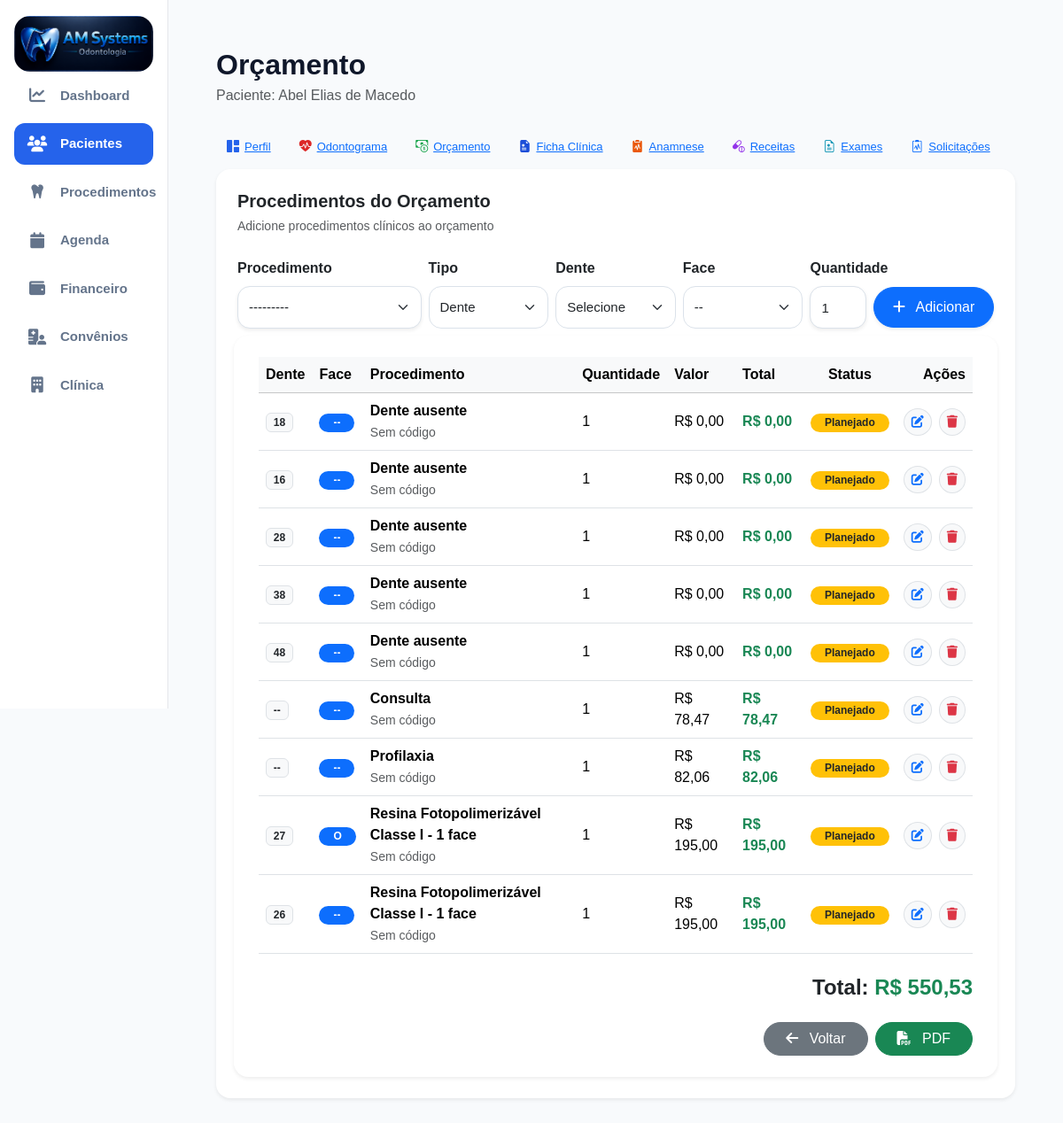
The page /pacientes/8/orcamento/ (signed in) on the database as committed earlier.
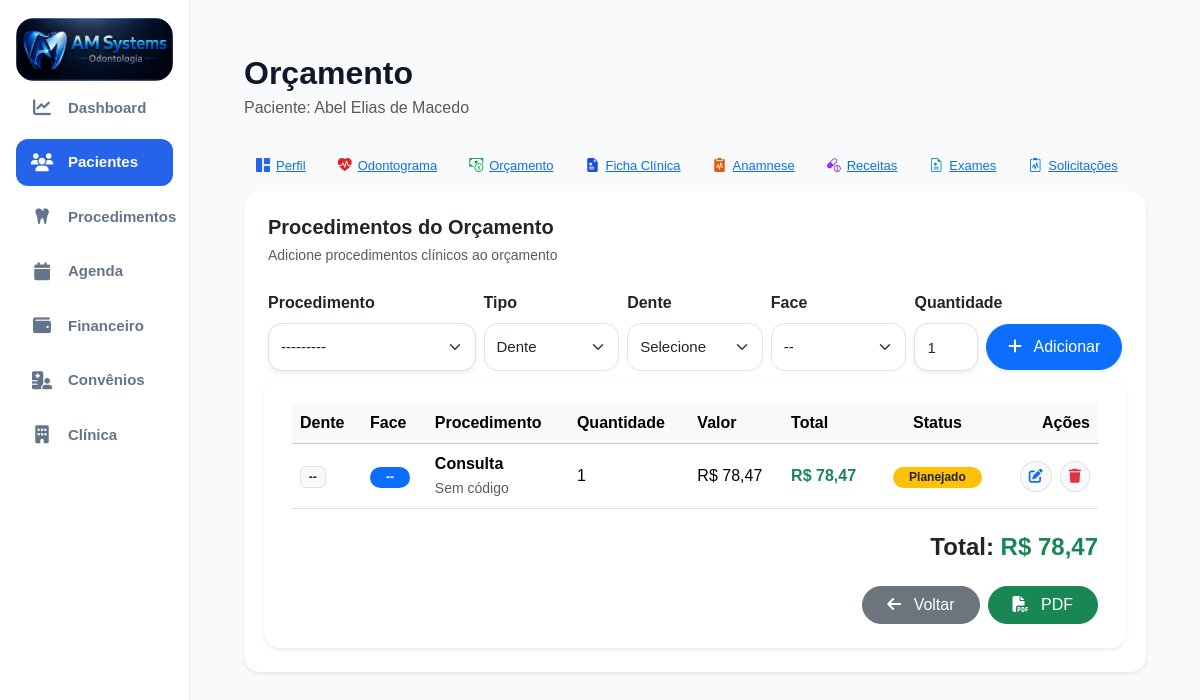
The same page on the database as committed later.
### accounts/models.py (models this page shows, shortened)
class ItemOrcamento(models.Model):
    STATUS_CHOICES = (
        ('existente', 'Existente'),
        ('planejado', 'Planejado'),
        ('andamento', 'Em Andamento'),
        ('realizado', 'Realizado'),
        ('cancelado', 'Cancelado'),
    )
    orcamento = models.ForeignKey(
        Orcamento,
        on_delete=models.CASCADE,
        related_name='itens'
    )
    procedimento = models.ForeignKey(
        Procedimento,
        on_delete=models.SET_NULL,
        null=True
    )
    tipo_local = models.CharField(
        max_length=20,
        choices=TIPO_LOCAL,
        default='dente'
    )
    dente = models.CharField(
        max_length=10,
        blank=True,
        null=True
    )
    face = models.CharField(
        max_length=10,
        blank=True,
        null=True
    )
    hemi_arcada = models.CharField(
        max_length=20,
        choices=HEMI_CHOICES,
        blank=True,
        null=True
    )
    quantidade = models.IntegerField(
        default=1
    )
    valor_unitario = models.DecimalField(
        max_digits=10,
        decimal_places=2,
        default=0
    )
    status = models.CharField(
        max_length=20,
        choices=STATUS_CHOICES,
        default='planejado'
    )
    @property
    def total(self):
        return self.quantidade * self.valor_unitario

class Procedimento(models.Model):
    CATEGORIAS = [
        ('diagnostico', 'Diagnóstico'),
        ('dentistica', 'Dentística'),
        ('endodontia', 'Endodontia'),
        ('periodontia', 'Periodontia'),
        ('cirurgia', 'Cirurgia'),
        ('protese', 'Prótese'),
        ('implantodontia', 'Implantodontia'),
        ('ortodontia', 'Ortodontia'),
        ('geral', 'Geral')
    ]
    TIPOS = [
        ('dente', 'Por Dente'),
        ('hemiarcada', 'Hemi-Arcada'),
        ('geral', 'Geral'),
        ('cirurgia', 'Cirurgia')
    ]
    POSICOES = [
        ('coroa', 'Coroa'),
        ('raiz', 'Raiz'),
        ('oclusal', 'Oclusal'),
        ('vestibular', 'Vestibular'),
        ('lingual', 'Lingual'),
        ('centro', 'Centro')
    ]
    STATUS = [
        ('realizar', 'A Realizar'),
        ('andamento', 'Em Andamento'),
        ('realizado', 'Realizado'),
        ('cancelado', 'Cancelado'),
        ('reavaliar', 'Reavaliar')
    ]
    nome = models.CharField(
        max_length=255
    )
    categoria = models.CharField(
        max_length=100,
        choices=CATEGORIAS,
        default='geral'
    )
    tipo = models.CharField(
        max_length=50,
        choices=TIPOS,
        default='dente'
    )
    status = models.CharField(
        max_length=30,
        choices=STATUS,
        default='realizar'
    )
    icone = models.CharField(
        max_length=100,
        blank=True,
        null=True
    )
    arquivo_icone = models.CharField(
        max_length=255,
        blank=True,
        null=True
    )
    posicao_icone = models.CharField(
        max_length=30,
        choices=POSICOES,
        default='centro'
    )
    valor_particular = models.DecimalField(
        max_digits=10,
        decimal_places=2,
        default=0
    )
    valor_convenio = models.DecimalField(
        max_digits=10,
        decimal_places=2,
        default=0
    )
    tempo_estimado = models.IntegerField(
        default=60,
        help_text='Tempo em minutos'
    )
    custo_clinico = models.DecimalField(
        max_digits=10,
        decimal_places=2,
        default=0
    )
    ativo = models.BooleanField(
        default=True
    )
    ordem = models.IntegerField(
        default=0
    )
    criado_em = models.DateTimeField(
        auto_now_add=True
    )
    class Meta:
        ordering = ['categoria', 'ordem', 'nome']
        verbose_name = 'Procedimento'
        verbose_name_plural = 'Procedimentos'
    def __str__(self):
        return self.nome

class Orcamento(models.Model):
    paciente = models.ForeignKey(
        Paciente,
        on_delete=models.CASCADE,
        related_name='orcamentos'
    )
    STATUS_CHOICES = (
        ('rascunho', 'Rascunho'),
        ('aprovado', 'Aprovado'),
        ('finalizado', 'Finalizado'),
        ('cancelado', 'Cancelado'),
    )
    status = models.CharField(
        max_length=20,
        choices=STATUS_CHOICES,
        default='rascunho'
    )
    desconto = models.DecimalField(
        max_digits=10,
        decimal_places=2,
        default=0
    )
    observacoes = models.TextField(
        blank=True,
        null=True
    )
    criado_em = models.DateTimeField(
        auto_now_add=True
    )
    @property
    def total(self):
        total = sum(
            item.total
            for item in self.itens.all()
        )
        return total - self.desconto

### accounts/views.py (the view)
@login_required(login_url='/')
def orcamento(request, id):
    paciente = get_object_or_404(
        Paciente,
        id=id
    )
    orcamento, created = Orcamento.objects.get_or_create(
        paciente=paciente
    )
    if request.method == 'POST':
        item_form = ItemOrcamentoForm(request.POST)
        if item_form.is_valid():
            item = item_form.save(commit=False)
            item.orcamento = orcamento
            item.dente = request.POST.get('dente')
            item.face = request.POST.get('face')
            item.status = 'planejado'
            item.valor_unitario = item.procedimento.valor_particular
            item.save()
            return redirect(
                'orcamento',
                id=paciente.id
            )
    else:
        item_form = ItemOrcamentoForm()
    context = {
        'paciente': paciente,
        'orcamento': orcamento,
        'item_form': item_form,
    }
    return render(
        request,
        'accounts/orcamento.html',
        context
    )

### accounts/forms.py
class ItemOrcamentoForm(forms.ModelForm):
    class Meta:
        model = ItemOrcamento
        fields = [
            'procedimento',
            'quantidade'
        ]
        widgets = {
            'procedimento': forms.Select(
                attrs={
                    'class': 'form-select rounded-3 shadow-sm'
                }
            ),
            'quantidade': forms.NumberInput(
                attrs={
                    'class': 'form-control rounded-3 shadow-sm',
                    'min': 1
                }
            )
        }

### accounts/templates/accounts/orcamento.html (shortened to what the changed rows need)
{% extends 'accounts/base.html' %}
{% block content %}
<div class="container-fluid p-4">
    <div class="d-flex justify-content-between align-items-center mb-4">
        <div>
            <h2 class="fw-bold mb-1">
                Orçamento
            </h2>
        </div>
    </div>
    <div class="card border-0 shadow-sm rounded-4 mb-4">
        <div class="card-body p-4">
            <form method="POST">
                <div class="row g-2 align-items-end">
                    <div class="card border-0 shadow-sm rounded-4">
                        <div class="card-body p-4">
                            <table class="table align-middle">
                                <thead class="table-light">
                                    <tr>
                                        <th>
                                            Dente
                                        </th>
                                        <th>
                                            Face
                                        </th>
                                        <th>
                                            Procedimento
                                        </th>
                                        <th>
                                            Quantidade
                                        </th>
                                        <th>
                                            Valor
                                        </th>
                                        <th>
                                            Total
                                        </th>
                                        <th class="text-center">
                                            Status
                                        </th>
                                        <th class="text-end">
                                            Ações
                                        </th>
                                    </tr>
                                </thead>
                                <tbody>
                                    {% for item in orcamento.itens.all %}
                                    <tr>
                                        <td>
                                            <span class="badge bg-light text-dark border">
                                                {{ item.dente|default:"--" }}
                                            </span>
                                        </td>
                                        <td>
                                            <span class="badge bg-primary rounded-pill px-3">
                                                {{ item.face|default:"--" }}
                                            </span>
                                        </td>
                                        <td>
                                            <div class="fw-semibold">
                                                {{ item.procedimento.nome }}
                                            </div>
                                            <small class="text-muted">
                                                {{ item.procedimento.codigo|default:"Sem código" }}
                                            </small>
                                        </td>
                                        <td>
                                            {{ item.quantidade }}
                                        </td>
                                        <td>
                                            R$ {{ item.valor_unitario }}
                                        </td>
                                        <td>
                                            <span class="fw-bold text-success">
                                                R$ {{ item.total }}
                                            </span>
                                        </td>
                                        <td class="text-center">
                                            <span class="badge bg-warning text-dark rounded-pill px-3">
                                                Planejado
                                            </span>
                                        </td>
                                        <td class="text-end">
                                            <div class="d-flex justify-content-end gap-2">
                                                <a href="{% url 'editar_item_orcamento' item.id %}"
                                                    class="btn btn-sm btn-light border rounded-circle" title="Editar">
                                                    <i class="fas fa-edit text-primary"></i>
                                                </a>
                                                <a href="{% url 'excluir_item_orcamento' item.id %}"
                                                    class="btn btn-sm btn-light border rounded-circle" title="Excluir">
                                                    <i class="fas fa-trash text-danger"></i>
                                                </a>
                                            </div>
                                        </td>
                                    </tr>
                                    {% empty %}
                                    <tr>
                                        <td colspan="7" class="text-center text-muted py-4">
                                            Nenhum item adicionado.
                                        </td>
                                    </tr>
                                    {% endfor %}
                                </tbody>
                            </table>
                            <div class="text-end mt-4">
                                <h4 class="fw-bold">
                                    Total:
                                    <span class="text-success">
                                        R$ {{ orcamento.total }}
                                    </span>
                                </h4>
                            </div>
                        </div>
                    </div>
                </div>
                {% endblock %}

Rows that differ between the two databases and show on the page:
removed ItemOrcamento: dente "18", face "--", procedimento.nome "Dente ausente", procedimento.codigo "Sem código", quantidade "1", valor_unitario "0,00", total "0,00"
removed ItemOrcamento: dente "16", face "--", procedimento.nome "Dente ausente", procedimento.codigo "Sem código", quantidade "1", valor_unitario "0,00", total "0,00"
removed ItemOrcamento: dente "28", face "--", procedimento.nome "Dente ausente", procedimento.codigo "Sem código", quantidade "1", valor_unitario "0,00", total "0,00"
removed ItemOrcamento: dente "38", face "--", procedimento.nome "Dente ausente", procedimento.codigo "Sem código", quantidade "1", valor_unitario "0,00", total "0,00"
removed ItemOrcamento: dente "48", face "--", procedimento.nome "Dente ausente", procedimento.codigo "Sem código", quantidade "1", valor_unitario "0,00", total "0,00"
removed ItemOrcamento: dente "--", face "--", procedimento.nome "Profilaxia", procedimento.codigo "Sem código", quantidade "1", valor_unitario "82,06", total "82,06"
removed ItemOrcamento: dente "27", face "O", procedimento.nome "Resina Fotopolimerizável Classe I - 1 face", procedimento.codigo "Sem código", quantidade "1", valor_unitario "195,00", total "195,00"
removed ItemOrcamento: dente "26", face "--", procedimento.nome "Resina Fotopolimerizável Classe I - 1 face", procedimento.codigo "Sem código", quantidade "1", valor_unitario "195,00", total "195,00"
computed for Orcamento: total "550,53" → "78,47"
